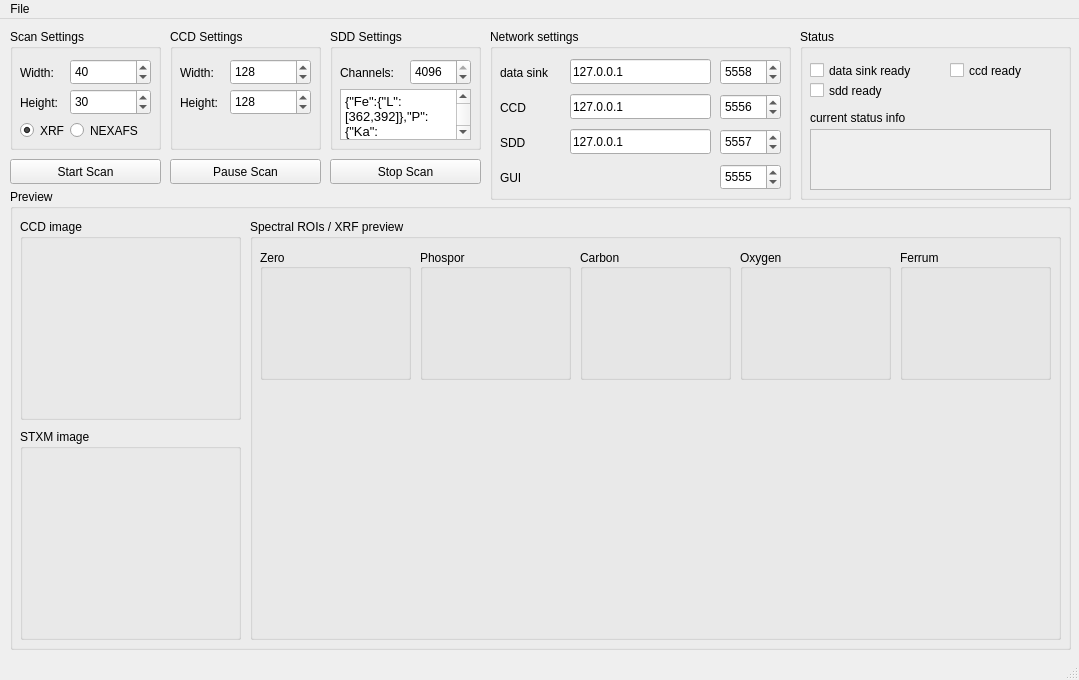
<?xml version="1.0" encoding="UTF-8"?>
<ui version="4.0">
 <class>GUI</class>
 <widget class="QMainWindow" name="GUI">
  <property name="geometry">
   <rect>
    <x>0</x>
    <y>0</y>
    <width>1079</width>
    <height>680</height>
   </rect>
  </property>
  <property name="windowTitle">
   <string>AnImaX GUI</string>
  </property>
  <widget class="QWidget" name="centralwidget">
   <widget class="QGroupBox" name="groupBox">
    <property name="geometry">
     <rect>
      <x>10</x>
      <y>10</y>
      <width>151</width>
      <height>121</height>
     </rect>
    </property>
    <property name="title">
     <string>Scan Settings</string>
    </property>
    <widget class="QLabel" name="label">
     <property name="geometry">
      <rect>
       <x>10</x>
       <y>35</y>
       <width>51</width>
       <height>17</height>
      </rect>
     </property>
     <property name="text">
      <string>Width:</string>
     </property>
    </widget>
    <widget class="QLabel" name="label_2">
     <property name="geometry">
      <rect>
       <x>10</x>
       <y>65</y>
       <width>62</width>
       <height>17</height>
      </rect>
     </property>
     <property name="text">
      <string>Height:</string>
     </property>
    </widget>
    <widget class="QSpinBox" name="spbScanWidth">
     <property name="geometry">
      <rect>
       <x>60</x>
       <y>30</y>
       <width>81</width>
       <height>26</height>
      </rect>
     </property>
     <property name="maximum">
      <number>1000</number>
     </property>
     <property name="value">
      <number>40</number>
     </property>
    </widget>
    <widget class="QSpinBox" name="spbScanHeight">
     <property name="geometry">
      <rect>
       <x>60</x>
       <y>60</y>
       <width>81</width>
       <height>26</height>
      </rect>
     </property>
     <property name="maximum">
      <number>1000</number>
     </property>
     <property name="value">
      <number>30</number>
     </property>
    </widget>
    <widget class="QRadioButton" name="rdbXRF">
     <property name="geometry">
      <rect>
       <x>10</x>
       <y>90</y>
       <width>51</width>
       <height>23</height>
      </rect>
     </property>
     <property name="text">
      <string>XRF</string>
     </property>
     <property name="checked">
      <bool>true</bool>
     </property>
    </widget>
    <widget class="QRadioButton" name="rdbNEXAFS">
     <property name="geometry">
      <rect>
       <x>60</x>
       <y>90</y>
       <width>81</width>
       <height>23</height>
      </rect>
     </property>
     <property name="text">
      <string>NEXAFS</string>
     </property>
    </widget>
   </widget>
   <widget class="QGroupBox" name="groupBox_2">
    <property name="geometry">
     <rect>
      <x>170</x>
      <y>10</y>
      <width>151</width>
      <height>121</height>
     </rect>
    </property>
    <property name="title">
     <string>CCD Settings</string>
    </property>
    <widget class="QLabel" name="label_3">
     <property name="geometry">
      <rect>
       <x>10</x>
       <y>35</y>
       <width>51</width>
       <height>17</height>
      </rect>
     </property>
     <property name="text">
      <string>Width:</string>
     </property>
    </widget>
    <widget class="QLabel" name="label_4">
     <property name="geometry">
      <rect>
       <x>10</x>
       <y>65</y>
       <width>62</width>
       <height>17</height>
      </rect>
     </property>
     <property name="text">
      <string>Height:</string>
     </property>
    </widget>
    <widget class="QSpinBox" name="spbCCDWidth">
     <property name="geometry">
      <rect>
       <x>60</x>
       <y>30</y>
       <width>81</width>
       <height>26</height>
      </rect>
     </property>
     <property name="maximum">
      <number>1000</number>
     </property>
     <property name="value">
      <number>128</number>
     </property>
    </widget>
    <widget class="QSpinBox" name="spbCCDHeight">
     <property name="geometry">
      <rect>
       <x>60</x>
       <y>60</y>
       <width>81</width>
       <height>26</height>
      </rect>
     </property>
     <property name="maximum">
      <number>1000</number>
     </property>
     <property name="value">
      <number>128</number>
     </property>
    </widget>
   </widget>
   <widget class="QGroupBox" name="groupBox_3">
    <property name="geometry">
     <rect>
      <x>330</x>
      <y>10</y>
      <width>151</width>
      <height>121</height>
     </rect>
    </property>
    <property name="title">
     <string>SDD Settings</string>
    </property>
    <widget class="QLabel" name="label_5">
     <property name="geometry">
      <rect>
       <x>10</x>
       <y>35</y>
       <width>71</width>
       <height>17</height>
      </rect>
     </property>
     <property name="text">
      <string>Channels:</string>
     </property>
    </widget>
    <widget class="QSpinBox" name="spbSDDChannels">
     <property name="geometry">
      <rect>
       <x>80</x>
       <y>30</y>
       <width>61</width>
       <height>26</height>
      </rect>
     </property>
     <property name="maximum">
      <number>4096</number>
     </property>
     <property name="value">
      <number>4096</number>
     </property>
    </widget>
    <widget class="QTextEdit" name="txtROIdefinitions">
     <property name="geometry">
      <rect>
       <x>10</x>
       <y>60</y>
       <width>131</width>
       <height>51</height>
      </rect>
     </property>
     <property name="html">
      <string>&lt;!DOCTYPE HTML PUBLIC &quot;-//W3C//DTD HTML 4.0//EN&quot; &quot;http://www.w3.org/TR/REC-html40/strict.dtd&quot;&gt;
&lt;html&gt;&lt;head&gt;&lt;meta name=&quot;qrichtext&quot; content=&quot;1&quot; /&gt;&lt;style type=&quot;text/css&quot;&gt;
p, li { white-space: pre-wrap; }
&lt;/style&gt;&lt;/head&gt;&lt;body style=&quot; font-family:'Sans'; font-size:10pt; font-weight:400; font-style:normal;&quot;&gt;
&lt;p style=&quot; margin-top:0px; margin-bottom:0px; margin-left:0px; margin-right:0px; -qt-block-indent:0; text-indent:0px;&quot;&gt;{&amp;quot;Fe&amp;quot;:{&amp;quot;L&amp;quot;:[362,392]},&amp;quot;P&amp;quot;:{&amp;quot;Ka&amp;quot;:[885,915]},&amp;quot;O&amp;quot;:{&amp;quot;Ka&amp;quot;:[290,320]},&amp;quot;Zero&amp;quot;:{&amp;quot;Ka&amp;quot;:[0,130]},&amp;quot;C&amp;quot;:{&amp;quot;Ka&amp;quot;:[191,221]}}&lt;/p&gt;&lt;/body&gt;&lt;/html&gt;</string>
     </property>
    </widget>
   </widget>
   <widget class="QPushButton" name="cmdStartScan">
    <property name="geometry">
     <rect>
      <x>10</x>
      <y>140</y>
      <width>151</width>
      <height>25</height>
     </rect>
    </property>
    <property name="text">
     <string>Start Scan</string>
    </property>
   </widget>
   <widget class="QGroupBox" name="groupBox_4">
    <property name="geometry">
     <rect>
      <x>800</x>
      <y>10</y>
      <width>271</width>
      <height>171</height>
     </rect>
    </property>
    <property name="title">
     <string>Status</string>
    </property>
    <widget class="QLabel" name="label_6">
     <property name="geometry">
      <rect>
       <x>10</x>
       <y>80</y>
       <width>131</width>
       <height>17</height>
      </rect>
     </property>
     <property name="text">
      <string>current status info</string>
     </property>
    </widget>
    <widget class="QTextEdit" name="textEdit">
     <property name="enabled">
      <bool>false</bool>
     </property>
     <property name="geometry">
      <rect>
       <x>10</x>
       <y>100</y>
       <width>241</width>
       <height>61</height>
      </rect>
     </property>
    </widget>
    <widget class="QCheckBox" name="chbDataSink">
     <property name="geometry">
      <rect>
       <x>10</x>
       <y>30</y>
       <width>131</width>
       <height>23</height>
      </rect>
     </property>
     <property name="text">
      <string>data sink ready</string>
     </property>
    </widget>
    <widget class="QCheckBox" name="chbCCD">
     <property name="geometry">
      <rect>
       <x>150</x>
       <y>30</y>
       <width>90</width>
       <height>23</height>
      </rect>
     </property>
     <property name="text">
      <string>ccd ready</string>
     </property>
    </widget>
    <widget class="QCheckBox" name="chbSDD">
     <property name="geometry">
      <rect>
       <x>10</x>
       <y>50</y>
       <width>90</width>
       <height>23</height>
      </rect>
     </property>
     <property name="text">
      <string>sdd ready</string>
     </property>
    </widget>
   </widget>
   <widget class="QPushButton" name="pushButton_2">
    <property name="geometry">
     <rect>
      <x>330</x>
      <y>140</y>
      <width>151</width>
      <height>25</height>
     </rect>
    </property>
    <property name="text">
     <string>Stop Scan</string>
    </property>
   </widget>
   <widget class="QPushButton" name="pushButton_3">
    <property name="geometry">
     <rect>
      <x>170</x>
      <y>140</y>
      <width>151</width>
      <height>25</height>
     </rect>
    </property>
    <property name="text">
     <string>Pause Scan</string>
    </property>
   </widget>
   <widget class="QGroupBox" name="groupBox_5">
    <property name="geometry">
     <rect>
      <x>10</x>
      <y>170</y>
      <width>1061</width>
      <height>461</height>
     </rect>
    </property>
    <property name="title">
     <string>Preview</string>
    </property>
    <widget class="QGroupBox" name="groupBox_6">
     <property name="geometry">
      <rect>
       <x>10</x>
       <y>30</y>
       <width>221</width>
       <height>201</height>
      </rect>
     </property>
     <property name="title">
      <string>CCD image</string>
     </property>
     <widget class="QLabel" name="ccdPreview">
      <property name="geometry">
       <rect>
        <x>10</x>
        <y>30</y>
        <width>201</width>
        <height>161</height>
       </rect>
      </property>
      <property name="text">
       <string/>
      </property>
     </widget>
    </widget>
    <widget class="QGroupBox" name="groupBox_7">
     <property name="geometry">
      <rect>
       <x>10</x>
       <y>240</y>
       <width>221</width>
       <height>211</height>
      </rect>
     </property>
     <property name="title">
      <string>STXM image</string>
     </property>
     <widget class="QLabel" name="stxmPreview">
      <property name="geometry">
       <rect>
        <x>10</x>
        <y>30</y>
        <width>201</width>
        <height>171</height>
       </rect>
      </property>
      <property name="text">
       <string/>
      </property>
     </widget>
    </widget>
    <widget class="QGroupBox" name="groupBox_8">
     <property name="geometry">
      <rect>
       <x>240</x>
       <y>30</y>
       <width>811</width>
       <height>421</height>
      </rect>
     </property>
     <property name="title">
      <string>Spectral ROIs / XRF preview</string>
     </property>
     <widget class="QGroupBox" name="groupBox_10">
      <property name="geometry">
       <rect>
        <x>170</x>
        <y>30</y>
        <width>151</width>
        <height>131</height>
       </rect>
      </property>
      <property name="title">
       <string>Phospor</string>
      </property>
      <property name="alignment">
       <set>Qt::AlignLeading|Qt::AlignLeft|Qt::AlignVCenter</set>
      </property>
      <widget class="QLabel" name="ROIPPreview">
       <property name="geometry">
        <rect>
         <x>10</x>
         <y>30</y>
         <width>131</width>
         <height>91</height>
        </rect>
       </property>
       <property name="text">
        <string/>
       </property>
      </widget>
     </widget>
     <widget class="QGroupBox" name="groupBox_11">
      <property name="geometry">
       <rect>
        <x>490</x>
        <y>30</y>
        <width>151</width>
        <height>131</height>
       </rect>
      </property>
      <property name="title">
       <string>Oxygen</string>
      </property>
      <property name="alignment">
       <set>Qt::AlignLeading|Qt::AlignLeft|Qt::AlignVCenter</set>
      </property>
      <widget class="QLabel" name="ROIOPreview">
       <property name="geometry">
        <rect>
         <x>10</x>
         <y>30</y>
         <width>131</width>
         <height>91</height>
        </rect>
       </property>
       <property name="text">
        <string/>
       </property>
      </widget>
     </widget>
     <widget class="QGroupBox" name="groupBox_12">
      <property name="geometry">
       <rect>
        <x>330</x>
        <y>30</y>
        <width>151</width>
        <height>131</height>
       </rect>
      </property>
      <property name="title">
       <string>Carbon</string>
      </property>
      <property name="alignment">
       <set>Qt::AlignLeading|Qt::AlignLeft|Qt::AlignVCenter</set>
      </property>
      <widget class="QLabel" name="ROICPreview">
       <property name="geometry">
        <rect>
         <x>10</x>
         <y>30</y>
         <width>131</width>
         <height>91</height>
        </rect>
       </property>
       <property name="text">
        <string/>
       </property>
      </widget>
     </widget>
     <widget class="QGroupBox" name="groupBox_13">
      <property name="geometry">
       <rect>
        <x>650</x>
        <y>30</y>
        <width>151</width>
        <height>131</height>
       </rect>
      </property>
      <property name="title">
       <string>Ferrum</string>
      </property>
      <property name="alignment">
       <set>Qt::AlignLeading|Qt::AlignLeft|Qt::AlignVCenter</set>
      </property>
      <widget class="QLabel" name="ROIFePreview">
       <property name="geometry">
        <rect>
         <x>10</x>
         <y>30</y>
         <width>131</width>
         <height>91</height>
        </rect>
       </property>
       <property name="text">
        <string/>
       </property>
      </widget>
     </widget>
     <widget class="QGroupBox" name="groupBox_14">
      <property name="geometry">
       <rect>
        <x>10</x>
        <y>30</y>
        <width>151</width>
        <height>131</height>
       </rect>
      </property>
      <property name="title">
       <string>Zero</string>
      </property>
      <property name="alignment">
       <set>Qt::AlignLeading|Qt::AlignLeft|Qt::AlignVCenter</set>
      </property>
      <widget class="QLabel" name="ROIZeroPreview">
       <property name="geometry">
        <rect>
         <x>10</x>
         <y>30</y>
         <width>131</width>
         <height>91</height>
        </rect>
       </property>
       <property name="text">
        <string/>
       </property>
      </widget>
     </widget>
    </widget>
   </widget>
   <widget class="QGroupBox" name="groupBox_9">
    <property name="geometry">
     <rect>
      <x>490</x>
      <y>10</y>
      <width>301</width>
      <height>171</height>
     </rect>
    </property>
    <property name="title">
     <string>Network settings</string>
    </property>
    <widget class="QLabel" name="label_7">
     <property name="geometry">
      <rect>
       <x>10</x>
       <y>35</y>
       <width>61</width>
       <height>17</height>
      </rect>
     </property>
     <property name="text">
      <string>data sink</string>
     </property>
    </widget>
    <widget class="QLineEdit" name="txtDataSinkIP">
     <property name="geometry">
      <rect>
       <x>80</x>
       <y>30</y>
       <width>141</width>
       <height>25</height>
      </rect>
     </property>
     <property name="text">
      <string>127.0.0.1</string>
     </property>
     <property name="placeholderText">
      <string>IP</string>
     </property>
    </widget>
    <widget class="QSpinBox" name="spbDataSinkPort">
     <property name="geometry">
      <rect>
       <x>230</x>
       <y>30</y>
       <width>61</width>
       <height>26</height>
      </rect>
     </property>
     <property name="minimum">
      <number>1</number>
     </property>
     <property name="maximum">
      <number>50000</number>
     </property>
     <property name="value">
      <number>5558</number>
     </property>
    </widget>
    <widget class="QLineEdit" name="txtCCDIP">
     <property name="geometry">
      <rect>
       <x>80</x>
       <y>65</y>
       <width>141</width>
       <height>25</height>
      </rect>
     </property>
     <property name="text">
      <string>127.0.0.1</string>
     </property>
     <property name="placeholderText">
      <string>IP</string>
     </property>
    </widget>
    <widget class="QSpinBox" name="spbCDDPort">
     <property name="geometry">
      <rect>
       <x>230</x>
       <y>65</y>
       <width>61</width>
       <height>26</height>
      </rect>
     </property>
     <property name="minimum">
      <number>1</number>
     </property>
     <property name="maximum">
      <number>50000</number>
     </property>
     <property name="value">
      <number>5556</number>
     </property>
    </widget>
    <widget class="QLabel" name="label_8">
     <property name="geometry">
      <rect>
       <x>10</x>
       <y>70</y>
       <width>61</width>
       <height>17</height>
      </rect>
     </property>
     <property name="text">
      <string>CCD</string>
     </property>
    </widget>
    <widget class="QLabel" name="label_9">
     <property name="geometry">
      <rect>
       <x>10</x>
       <y>105</y>
       <width>61</width>
       <height>17</height>
      </rect>
     </property>
     <property name="text">
      <string>SDD</string>
     </property>
    </widget>
    <widget class="QSpinBox" name="spbSDDPort">
     <property name="geometry">
      <rect>
       <x>230</x>
       <y>100</y>
       <width>61</width>
       <height>26</height>
      </rect>
     </property>
     <property name="minimum">
      <number>1</number>
     </property>
     <property name="maximum">
      <number>50000</number>
     </property>
     <property name="value">
      <number>5557</number>
     </property>
    </widget>
    <widget class="QLineEdit" name="txtSDDIP">
     <property name="geometry">
      <rect>
       <x>80</x>
       <y>100</y>
       <width>141</width>
       <height>25</height>
      </rect>
     </property>
     <property name="text">
      <string>127.0.0.1</string>
     </property>
     <property name="placeholderText">
      <string>IP</string>
     </property>
    </widget>
    <widget class="QLabel" name="label_10">
     <property name="geometry">
      <rect>
       <x>10</x>
       <y>140</y>
       <width>61</width>
       <height>17</height>
      </rect>
     </property>
     <property name="text">
      <string>GUI</string>
     </property>
    </widget>
    <widget class="QSpinBox" name="spbGUIPort">
     <property name="geometry">
      <rect>
       <x>230</x>
       <y>135</y>
       <width>61</width>
       <height>26</height>
      </rect>
     </property>
     <property name="maximum">
      <number>65565</number>
     </property>
     <property name="value">
      <number>5555</number>
     </property>
    </widget>
   </widget>
  </widget>
  <widget class="QMenuBar" name="menubar">
   <property name="geometry">
    <rect>
     <x>0</x>
     <y>0</y>
     <width>1079</width>
     <height>22</height>
    </rect>
   </property>
   <widget class="QMenu" name="menuDatei">
    <property name="title">
     <string>File</string>
    </property>
    <addaction name="actionExit"/>
   </widget>
   <addaction name="menuDatei"/>
  </widget>
  <widget class="QStatusBar" name="statusbar"/>
  <action name="actionQuot">
   <property name="text">
    <string>Quit</string>
   </property>
  </action>
  <action name="actionQuot_2">
   <property name="text">
    <string>Quot</string>
   </property>
  </action>
  <action name="actionExit">
   <property name="text">
    <string>Exit</string>
   </property>
  </action>
 </widget>
 <resources/>
 <connections/>
</ui>
